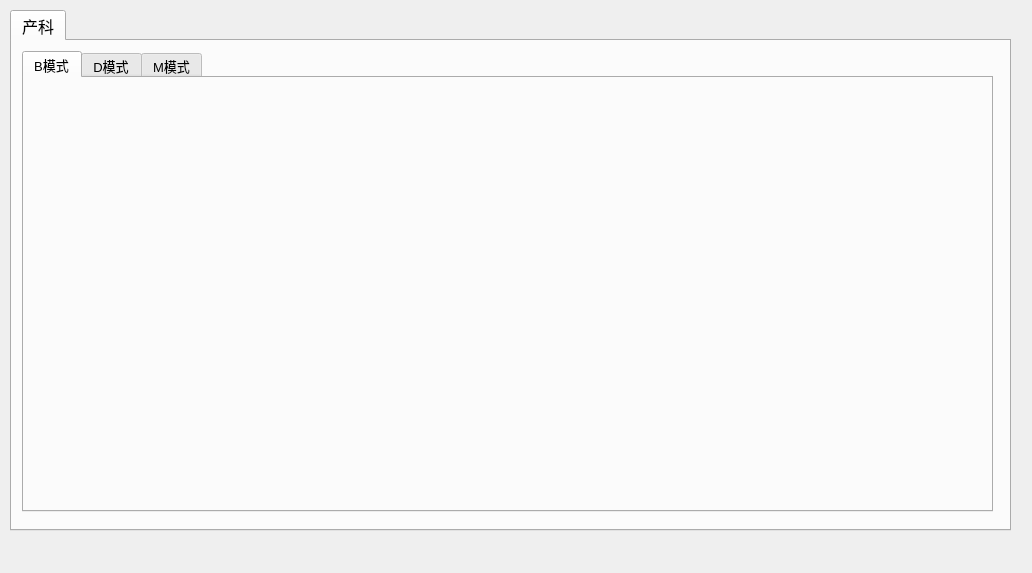
<?xml version="1.0" encoding="UTF-8"?>
<ui version="4.0">
 <class>Form</class>
 <widget class="QWidget" name="Form">
  <property name="geometry">
   <rect>
    <x>0</x>
    <y>0</y>
    <width>1032</width>
    <height>573</height>
   </rect>
  </property>
  <property name="windowTitle">
   <string>Form</string>
  </property>
  <widget class="QTabWidget" name="tabWidget">
   <property name="geometry">
    <rect>
     <x>10</x>
     <y>10</y>
     <width>1001</width>
     <height>521</height>
    </rect>
   </property>
   <property name="font">
    <font>
     <pointsize>12</pointsize>
    </font>
   </property>
   <property name="currentIndex">
    <number>0</number>
   </property>
   <widget class="QWidget" name="tab_ob">
    <property name="font">
     <font>
      <pointsize>12</pointsize>
     </font>
    </property>
    <attribute name="title">
     <string>产科</string>
    </attribute>
    <widget class="QTabWidget" name="tabWidget_2">
     <property name="geometry">
      <rect>
       <x>10</x>
       <y>10</y>
       <width>971</width>
       <height>461</height>
      </rect>
     </property>
     <property name="font">
      <font>
       <pointsize>10</pointsize>
      </font>
     </property>
     <property name="currentIndex">
      <number>0</number>
     </property>
     <widget class="QWidget" name="tab_ob_b">
      <attribute name="title">
       <string>B模式</string>
      </attribute>
     </widget>
     <widget class="QWidget" name="tab_ob_d">
      <attribute name="title">
       <string>D模式</string>
      </attribute>
     </widget>
     <widget class="QWidget" name="tab_ob_m">
      <attribute name="title">
       <string>M模式</string>
      </attribute>
     </widget>
    </widget>
   </widget>
  </widget>
 </widget>
 <resources/>
 <connections/>
</ui>
